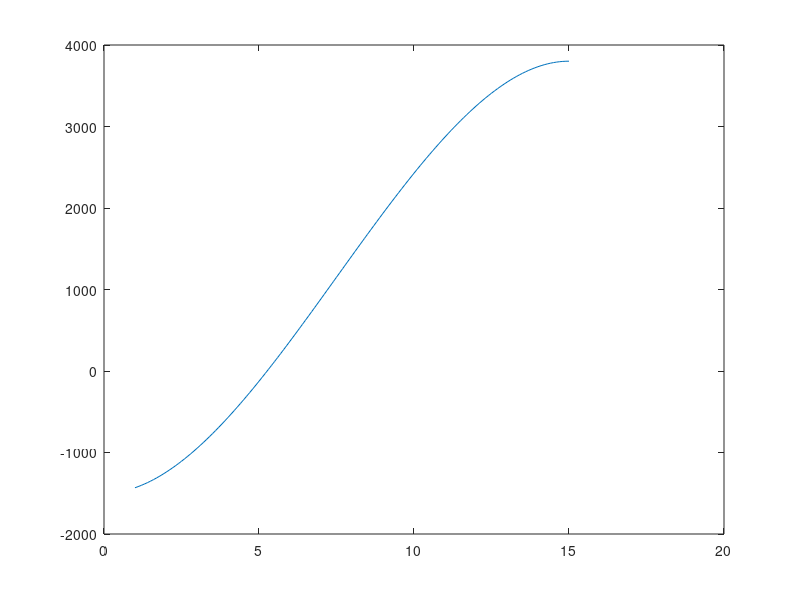

Here is the MATLAB script that generated this plot:
V = 500; % ft3
D = 15; % ft
R = D / 2; % ft

f = @(h) pi .* h .^ 2 .* (3 .* R - h) - V .* 3;


%% graph
xx = 1:0.1:15;
hh = f(xx);

plot(xx, hh)

%% MATLAB solution

height = fzero(f, [5, 6]);
fprintf('Height of the liquid level to 3 sig figs: %.2f ft \n', height)